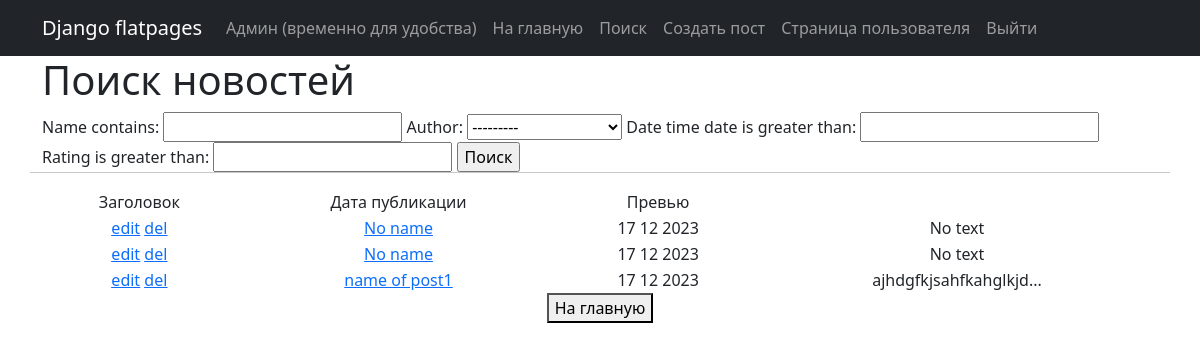
Before: /news/search with the older database file.
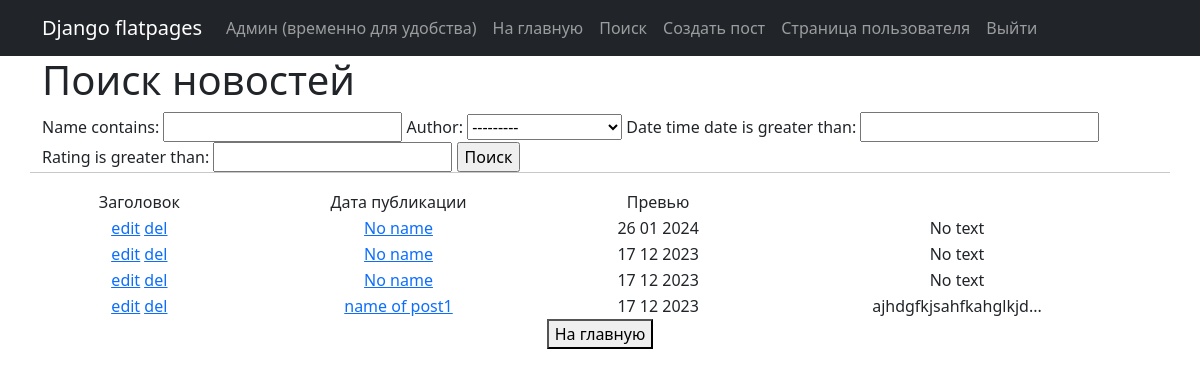
After: the same page with the newer database file.
### news/models.py (models this page shows, shortened)
class Post(models.Model):
    author = models.ForeignKey(Authors, on_delete=models.CASCADE)
    articleORnews = models.BooleanField()  # article true / news false
    date_time = models.DateTimeField(auto_now_add=True)
    m_to_m_cat = models.ManyToManyField(Category, through="PostCategory")
    name = models.CharField(max_length=255)
    text = models.TextField()
    rating = models.IntegerField(default=0)
    def preview(self):
        if not self.text:
            return 'No text'
        else:
            return self.text[:20] + '...'
    def self_name(self):
        if not self.name:
            return 'No name'
        else:
            return self.name

### news/views.py (the view)
# urls.py: path('search', NewsSearch.as_view(), name='post_search'),
class NewsSearch(ListView):
    model = Post
    ordering = '-date_time'
    template_name = 'NewsSearch.html'
    context_object_name = 'news'
    paginate_by = 2
    def get_context_data(self, **kwargs):
        context = super().get_context_data(**kwargs)
        context['filter'] = NewsFilter(self.request.GET, queryset=self.get_queryset())
        context['form'] = NewsForm()
        return context

### news/forms.py
class NewsForm(ModelForm):
    class Meta:
        model = Post
        fields = ['name', 'author', 'articleORnews', 'm_to_m_cat', 'text']

### templates/NewsSearch.html (shortened to what this page needs)
{% extends 'flatpages/default.html' %}
{% block content %}
    <h1>Поиск новостей</h1>
    <form method="GET">
    {{ filter.form }}
    <input type="submit" value="Поиск">
    </form>
    <hr>
    {% if news %}
       <div class="col-lg-12 text-center">
       <table class="col-lg-12 text-center">
           <tr>
               <td>
                   Заголовок
               </td>
               <td>
                   Дата публикации
               </td>
               <td>
                   Превью
               </td>
           </tr>
           {% for post in filter.qs %}
           <tr>
               <td>
                   <a href="{% url 'post_update' post.id %}"><u>edit</u></a>
                   <a href="{% url 'post_delete' post.id %}"><u> del </u></a>
               </td>
               <td>
                   <a href="{% url 'post_detail' post.id %}">{{ post.self_name }}</a>
               </td>
               <td>
                   {{ post.date_time|date:'d m Y' }}
               </td>
               <td>
                   {{ post.preview }}
               </td>
           </tr>
           {% endfor %}
       </table>
       </div>
    {% else %}
        <h2>Нет новостей</h2>
    {% endif %}
<div class="col-lg-12 text-center">
<form action="/news">
    <button>На главную</button>
</form>
</div>
{% endblock content %}

Changed rows visible on the page:
added Post: self_name "No name", date_time "26 01 2024", preview "No text"
